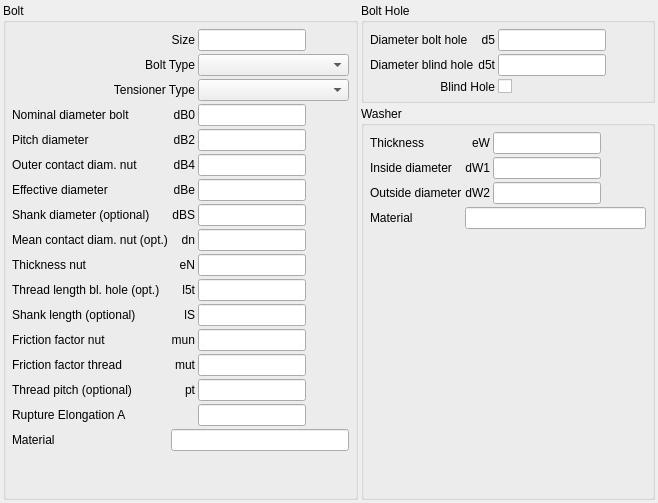
       <widget class="QWidget" name="tabBoltNutWasher">
        <attribute name="title">
         <string>Bolt/Nut/Washer</string>
        </attribute>
        <layout class="QGridLayout" name="gridLayout_13">
         <property name="leftMargin">
          <number>3</number>
         </property>
         <property name="topMargin">
          <number>3</number>
         </property>
         <property name="rightMargin">
          <number>3</number>
         </property>
         <property name="bottomMargin">
          <number>3</number>
         </property>
         <property name="spacing">
          <number>3</number>
         </property>
         <item row="0" column="0" rowspan="2">
          <widget class="QGroupBox" name="gbBolt">
           <property name="title">
            <string>Bolt</string>
           </property>
           <layout class="QGridLayout" name="gridLayout_10">
            <property name="leftMargin">
             <number>6</number>
            </property>
            <property name="topMargin">
             <number>6</number>
            </property>
            <property name="rightMargin">
             <number>6</number>
            </property>
            <property name="bottomMargin">
             <number>6</number>
            </property>
            <property name="spacing">
             <number>3</number>
            </property>
            <item row="13" column="1">
             <widget class="QLabel" name="lblmut">
              <property name="text">
               <string>mut</string>
              </property>
              <property name="alignment">
               <set>Qt::AlignRight|Qt::AlignTrailing|Qt::AlignVCenter</set>
              </property>
             </widget>
            </item>
            <item row="15" column="2">
             <widget class="RB_UomLineEdit" name="leRuptureElongationA">
              <property name="sizePolicy">
               <sizepolicy hsizetype="Preferred" vsizetype="Fixed">
                <horstretch>0</horstretch>
                <verstretch>0</verstretch>
               </sizepolicy>
              </property>
             </widget>
            </item>
            <item row="3" column="2">
             <widget class="RB_UomLineEdit" name="ledB0">
              <property name="sizePolicy">
               <sizepolicy hsizetype="Preferred" vsizetype="Fixed">
                <horstretch>0</horstretch>
                <verstretch>0</verstretch>
               </sizepolicy>
              </property>
             </widget>
            </item>
            <item row="4" column="1">
             <widget class="QLabel" name="lbldB2">
              <property name="text">
               <string>dB2</string>
              </property>
              <property name="alignment">
               <set>Qt::AlignRight|Qt::AlignTrailing|Qt::AlignVCenter</set>
              </property>
             </widget>
            </item>
            <item row="3" column="3" rowspan="13">
             <spacer name="horizontalSpacer_7">
              <property name="orientation">
               <enum>Qt::Horizontal</enum>
              </property>
              <property name="sizeType">
               <enum>QSizePolicy::Expanding</enum>
              </property>
              <property name="sizeHint" stdset="0">
               <size>
                <width>40</width>
                <height>20</height>
               </size>
              </property>
             </spacer>
            </item>
            <item row="2" column="2" colspan="2">
             <widget class="QComboBox" name="cbTensionerType"/>
            </item>
            <item row="13" column="2">
             <widget class="RB_UomLineEdit" name="lemut">
              <property name="sizePolicy">
               <sizepolicy hsizetype="Preferred" vsizetype="Fixed">
                <horstretch>0</horstretch>
                <verstretch>0</verstretch>
               </sizepolicy>
              </property>
             </widget>
            </item>
            <item row="1" column="2" colspan="2">
             <widget class="QComboBox" name="cbBoltType"/>
            </item>
            <item row="3" column="1">
             <widget class="QLabel" name="lbldB0">
              <property name="text">
               <string>dB0</string>
              </property>
              <property name="alignment">
               <set>Qt::AlignRight|Qt::AlignTrailing|Qt::AlignVCenter</set>
              </property>
             </widget>
            </item>
            <item row="0" column="2">
             <widget class="QLineEdit" name="ileBoltSize"/>
            </item>
            <item row="0" column="3">
             <spacer name="horizontalSpacer_8">
              <property name="orientation">
               <enum>Qt::Horizontal</enum>
              </property>
              <property name="sizeHint" stdset="0">
               <size>
                <width>40</width>
                <height>20</height>
               </size>
              </property>
             </spacer>
            </item>
            <item row="5" column="2">
             <widget class="RB_UomLineEdit" name="ledB4">
              <property name="sizePolicy">
               <sizepolicy hsizetype="Preferred" vsizetype="Fixed">
                <horstretch>0</horstretch>
                <verstretch>0</verstretch>
               </sizepolicy>
              </property>
             </widget>
            </item>
            <item row="6" column="1">
             <widget class="QLabel" name="lbldBe">
              <property name="text">
               <string>dBe</string>
              </property>
              <property name="alignment">
               <set>Qt::AlignRight|Qt::AlignTrailing|Qt::AlignVCenter</set>
              </property>
             </widget>
            </item>
            <item row="4" column="2">
             <widget class="RB_UomLineEdit" name="ledB2">
              <property name="sizePolicy">
               <sizepolicy hsizetype="Preferred" vsizetype="Fixed">
                <horstretch>0</horstretch>
                <verstretch>0</verstretch>
               </sizepolicy>
              </property>
             </widget>
            </item>
            <item row="5" column="1">
             <widget class="QLabel" name="lbldB4">
              <property name="text">
               <string>dB4</string>
              </property>
              <property name="alignment">
               <set>Qt::AlignRight|Qt::AlignTrailing|Qt::AlignVCenter</set>
              </property>
             </widget>
            </item>
            <item row="9" column="2">
             <widget class="RB_UomLineEdit" name="leeN">
              <property name="sizePolicy">
               <sizepolicy hsizetype="Preferred" vsizetype="Fixed">
                <horstretch>0</horstretch>
                <verstretch>0</verstretch>
               </sizepolicy>
              </property>
             </widget>
            </item>
            <item row="7" column="2">
             <widget class="RB_UomLineEdit" name="ledBS">
              <property name="sizePolicy">
               <sizepolicy hsizetype="Preferred" vsizetype="Fixed">
                <horstretch>0</horstretch>
                <verstretch>0</verstretch>
               </sizepolicy>
              </property>
             </widget>
            </item>
            <item row="6" column="2">
             <widget class="RB_UomLineEdit" name="ledBe">
              <property name="sizePolicy">
               <sizepolicy hsizetype="Preferred" vsizetype="Fixed">
                <horstretch>0</horstretch>
                <verstretch>0</verstretch>
               </sizepolicy>
              </property>
             </widget>
            </item>
            <item row="7" column="1">
             <widget class="QLabel" name="lbldBS">
              <property name="text">
               <string>dBS</string>
              </property>
              <property name="alignment">
               <set>Qt::AlignRight|Qt::AlignTrailing|Qt::AlignVCenter</set>
              </property>
             </widget>
            </item>
            <item row="9" column="1">
             <widget class="QLabel" name="lbleN">
              <property name="text">
               <string>eN</string>
              </property>
              <property name="alignment">
               <set>Qt::AlignRight|Qt::AlignTrailing|Qt::AlignVCenter</set>
              </property>
             </widget>
            </item>
            <item row="11" column="2">
             <widget class="RB_UomLineEdit" name="lelS">
              <property name="sizePolicy">
               <sizepolicy hsizetype="Preferred" vsizetype="Fixed">
                <horstretch>0</horstretch>
                <verstretch>0</verstretch>
               </sizepolicy>
              </property>
             </widget>
            </item>
            <item row="10" column="1">
             <widget class="QLabel" name="lbll5t">
              <property name="text">
               <string>l5t</string>
              </property>
              <property name="alignment">
               <set>Qt::AlignRight|Qt::AlignTrailing|Qt::AlignVCenter</set>
              </property>
             </widget>
            </item>
            <item row="11" column="1">
             <widget class="QLabel" name="lbllS">
              <property name="text">
               <string>lS</string>
              </property>
              <property name="alignment">
               <set>Qt::AlignRight|Qt::AlignTrailing|Qt::AlignVCenter</set>
              </property>
             </widget>
            </item>
            <item row="10" column="2">
             <widget class="RB_UomLineEdit" name="lel5t">
              <property name="sizePolicy">
               <sizepolicy hsizetype="Preferred" vsizetype="Fixed">
                <horstretch>0</horstretch>
                <verstretch>0</verstretch>
               </sizepolicy>
              </property>
             </widget>
            </item>
            <item row="12" column="1">
             <widget class="QLabel" name="lblmun">
              <property name="text">
               <string>mun</string>
              </property>
              <property name="alignment">
               <set>Qt::AlignRight|Qt::AlignTrailing|Qt::AlignVCenter</set>
              </property>
             </widget>
            </item>
            <item row="8" column="1">
             <widget class="QLabel" name="lbldn">
              <property name="text">
               <string>dn</string>
              </property>
              <property name="alignment">
               <set>Qt::AlignRight|Qt::AlignTrailing|Qt::AlignVCenter</set>
              </property>
             </widget>
            </item>
            <item row="18" column="1">
             <spacer name="verticalSpacer_13">
              <property name="orientation">
               <enum>Qt::Vertical</enum>
              </property>
              <property name="sizeHint" stdset="0">
               <size>
                <width>20</width>
                <height>40</height>
               </size>
              </property>
             </spacer>
            </item>
            <item row="8" column="2">
             <widget class="RB_UomLineEdit" name="ledn">
              <property name="sizePolicy">
               <sizepolicy hsizetype="Preferred" vsizetype="Fixed">
                <horstretch>0</horstretch>
                <verstretch>0</verstretch>
               </sizepolicy>
              </property>
             </widget>
            </item>
            <item row="12" column="2">
             <widget class="RB_UomLineEdit" name="lemun">
              <property name="sizePolicy">
               <sizepolicy hsizetype="Preferred" vsizetype="Fixed">
                <horstretch>0</horstretch>
                <verstretch>0</verstretch>
               </sizepolicy>
              </property>
             </widget>
            </item>
            <item row="14" column="2">
             <widget class="RB_UomLineEdit" name="lept">
              <property name="sizePolicy">
               <sizepolicy hsizetype="Preferred" vsizetype="Fixed">
                <horstretch>0</horstretch>
                <verstretch>0</verstretch>
               </sizepolicy>
              </property>
             </widget>
            </item>
            <item row="14" column="1">
             <widget class="QLabel" name="lblpt">
              <property name="text">
               <string>pt</string>
              </property>
              <property name="alignment">
               <set>Qt::AlignRight|Qt::AlignTrailing|Qt::AlignVCenter</set>
              </property>
             </widget>
            </item>
            <item row="3" column="0">
             <widget class="QLabel" name="label_33">
              <property name="text">
               <string>Nominal diameter bolt</string>
              </property>
             </widget>
            </item>
            <item row="15" column="0" colspan="2">
             <widget class="QLabel" name="lblRuptElongA">
              <property name="text">
               <string>Rupture Elongation A</string>
              </property>
             </widget>
            </item>
            <item row="2" column="0" colspan="2">
             <widget class="QLabel" name="lblTensionerType">
              <property name="text">
               <string>Tensioner Type</string>
              </property>
              <property name="alignment">
               <set>Qt::AlignRight|Qt::AlignTrailing|Qt::AlignVCenter</set>
              </property>
             </widget>
            </item>
            <item row="1" column="0" colspan="2">
             <widget class="QLabel" name="lblBoltType">
              <property name="text">
               <string>Bolt Type</string>
              </property>
              <property name="alignment">
               <set>Qt::AlignRight|Qt::AlignTrailing|Qt::AlignVCenter</set>
              </property>
             </widget>
            </item>
            <item row="0" column="0" colspan="2">
             <widget class="QLabel" name="lblBoltSize">
              <property name="text">
               <string>Size</string>
              </property>
              <property name="alignment">
               <set>Qt::AlignRight|Qt::AlignTrailing|Qt::AlignVCenter</set>
              </property>
             </widget>
            </item>
            <item row="4" column="0">
             <widget class="QLabel" name="label_34">
              <property name="text">
               <string>Pitch diameter</string>
              </property>
             </widget>
            </item>
            <item row="5" column="0">
             <widget class="QLabel" name="label_35">
              <property name="text">
               <string>Outer contact diam. nut</string>
              </property>
             </widget>
            </item>
            <item row="6" column="0">
             <widget class="QLabel" name="label_36">
              <property name="text">
               <string>Effective diameter</string>
              </property>
             </widget>
            </item>
            <item row="7" column="0">
             <widget class="QLabel" name="label_37">
              <property name="text">
               <string>Shank diameter (optional)</string>
              </property>
             </widget>
            </item>
            <item row="8" column="0">
             <widget class="QLabel" name="label_38">
              <property name="text">
               <string>Mean contact diam. nut (opt.)</string>
              </property>
             </widget>
            </item>
            <item row="9" column="0">
             <widget class="QLabel" name="label_39">
              <property name="text">
               <string>Thickness nut</string>
              </property>
             </widget>
            </item>
            <item row="10" column="0">
             <widget class="QLabel" name="label_40">
              <property name="text">
               <string>Thread length bl. hole (opt.)</string>
              </property>
             </widget>
            </item>
            <item row="11" column="0">
             <widget class="QLabel" name="label_41">
              <property name="text">
               <string>Shank length (optional)</string>
              </property>
             </widget>
            </item>
            <item row="12" column="0">
             <widget class="QLabel" name="label_42">
              <property name="text">
               <string>Friction factor nut</string>
              </property>
             </widget>
            </item>
            <item row="13" column="0">
             <widget class="QLabel" name="label_43">
              <property name="text">
               <string>Friction factor thread</string>
              </property>
             </widget>
            </item>
            <item row="14" column="0">
             <widget class="QLabel" name="label_44">
              <property name="text">
               <string>Thread pitch (optional)</string>
              </property>
             </widget>
            </item>
            <item row="16" column="0">
             <widget class="QLabel" name="lblMaterialBolt">
              <property name="text">
               <string>Material</string>
              </property>
              <property name="alignment">
               <set>Qt::AlignLeading|Qt::AlignLeft|Qt::AlignVCenter</set>
              </property>
             </widget>
            </item>
            <item row="16" column="1" colspan="3">
             <widget class="RB_IdxLineEdit" name="ileMaterialBolt"/>
            </item>
           </layout>
          </widget>
         </item>
         <item row="0" column="1">
          <widget class="QGroupBox" name="gbBoltHole">
           <property name="title">
            <string>Bolt Hole</string>
           </property>
           <layout class="QGridLayout" name="gridLayout_11">
            <property name="leftMargin">
             <number>6</number>
            </property>
            <property name="topMargin">
             <number>6</number>
            </property>
            <property name="rightMargin">
             <number>6</number>
            </property>
            <property name="bottomMargin">
             <number>6</number>
            </property>
            <property name="spacing">
             <number>3</number>
            </property>
            <item row="0" column="1">
             <widget class="QLabel" name="lbld5">
              <property name="text">
               <string>d5</string>
              </property>
              <property name="alignment">
               <set>Qt::AlignRight|Qt::AlignTrailing|Qt::AlignVCenter</set>
              </property>
             </widget>
            </item>
            <item row="2" column="2">
             <widget class="QCheckBox" name="chbBlindHole">
              <property name="text">
               <string/>
              </property>
             </widget>
            </item>
            <item row="1" column="1">
             <widget class="QLabel" name="lbld5t">
              <property name="text">
               <string>d5t</string>
              </property>
              <property name="alignment">
               <set>Qt::AlignRight|Qt::AlignTrailing|Qt::AlignVCenter</set>
              </property>
             </widget>
            </item>
            <item row="1" column="2">
             <widget class="RB_UomLineEdit" name="led5t">
              <property name="sizePolicy">
               <sizepolicy hsizetype="Preferred" vsizetype="Fixed">
                <horstretch>0</horstretch>
                <verstretch>0</verstretch>
               </sizepolicy>
              </property>
             </widget>
            </item>
            <item row="0" column="3" rowspan="3">
             <spacer name="horizontalSpacer_9">
              <property name="orientation">
               <enum>Qt::Horizontal</enum>
              </property>
              <property name="sizeHint" stdset="0">
               <size>
                <width>40</width>
                <height>20</height>
               </size>
              </property>
             </spacer>
            </item>
            <item row="0" column="2">
             <widget class="RB_UomLineEdit" name="led5">
              <property name="sizePolicy">
               <sizepolicy hsizetype="Preferred" vsizetype="Fixed">
                <horstretch>0</horstretch>
                <verstretch>0</verstretch>
               </sizepolicy>
              </property>
             </widget>
            </item>
            <item row="0" column="0">
             <widget class="QLabel" name="label_45">
              <property name="text">
               <string>Diameter bolt hole</string>
              </property>
             </widget>
            </item>
            <item row="2" column="0" colspan="2">
             <widget class="QLabel" name="lblBlindHole">
              <property name="text">
               <string>Blind Hole</string>
              </property>
              <property name="alignment">
               <set>Qt::AlignRight|Qt::AlignTrailing|Qt::AlignVCenter</set>
              </property>
             </widget>
            </item>
            <item row="1" column="0">
             <widget class="QLabel" name="label_46">
              <property name="text">
               <string>Diameter blind hole</string>
              </property>
             </widget>
            </item>
           </layout>
          </widget>
         </item>
         <item row="1" column="1">
          <widget class="QGroupBox" name="gbWasher">
           <property name="title">
            <string>Washer</string>
           </property>
           <layout class="QGridLayout" name="gridLayout_12">
            <property name="leftMargin">
             <number>6</number>
            </property>
            <property name="topMargin">
             <number>6</number>
            </property>
            <property name="rightMargin">
             <number>6</number>
            </property>
            <property name="bottomMargin">
             <number>6</number>
            </property>
            <property name="spacing">
             <number>3</number>
            </property>
            <item row="0" column="2">
             <widget class="RB_UomLineEdit" name="leeW">
              <property name="sizePolicy">
               <sizepolicy hsizetype="Preferred" vsizetype="Fixed">
                <horstretch>0</horstretch>
                <verstretch>0</verstretch>
               </sizepolicy>
              </property>
             </widget>
            </item>
            <item row="0" column="1">
             <widget class="QLabel" name="lbleW">
              <property name="text">
               <string>eW</string>
              </property>
              <property name="alignment">
               <set>Qt::AlignRight|Qt::AlignTrailing|Qt::AlignVCenter</set>
              </property>
             </widget>
            </item>
            <item row="0" column="3" rowspan="3">
             <spacer name="horizontalSpacer_10">
              <property name="orientation">
               <enum>Qt::Horizontal</enum>
              </property>
              <property name="sizeHint" stdset="0">
               <size>
                <width>40</width>
                <height>20</height>
               </size>
              </property>
             </spacer>
            </item>
            <item row="2" column="1">
             <widget class="QLabel" name="lbldW2">
              <property name="text">
               <string>dW2</string>
              </property>
              <property name="alignment">
               <set>Qt::AlignRight|Qt::AlignTrailing|Qt::AlignVCenter</set>
              </property>
             </widget>
            </item>
            <item row="1" column="1">
             <widget class="QLabel" name="lbldW1">
              <property name="text">
               <string>dW1</string>
              </property>
              <property name="alignment">
               <set>Qt::AlignRight|Qt::AlignTrailing|Qt::AlignVCenter</set>
              </property>
             </widget>
            </item>
            <item row="1" column="2">
             <widget class="RB_UomLineEdit" name="ledW1">
              <property name="sizePolicy">
               <sizepolicy hsizetype="Preferred" vsizetype="Fixed">
                <horstretch>0</horstretch>
                <verstretch>0</verstretch>
               </sizepolicy>
              </property>
             </widget>
            </item>
            <item row="2" column="2">
             <widget class="RB_UomLineEdit" name="ledW2">
              <property name="sizePolicy">
               <sizepolicy hsizetype="Preferred" vsizetype="Fixed">
                <horstretch>0</horstretch>
                <verstretch>0</verstretch>
               </sizepolicy>
              </property>
             </widget>
            </item>
            <item row="5" column="2">
             <spacer name="verticalSpacer_5">
              <property name="orientation">
               <enum>Qt::Vertical</enum>
              </property>
              <property name="sizeHint" stdset="0">
               <size>
                <width>20</width>
                <height>40</height>
               </size>
              </property>
             </spacer>
            </item>
            <item row="0" column="0">
             <widget class="QLabel" name="label_47">
              <property name="text">
               <string>Thickness</string>
              </property>
             </widget>
            </item>
            <item row="1" column="0">
             <widget class="QLabel" name="label_48">
              <property name="text">
               <string>Inside diameter</string>
              </property>
             </widget>
            </item>
            <item row="2" column="0">
             <widget class="QLabel" name="label_49">
              <property name="text">
               <string>Outside diameter</string>
              </property>
             </widget>
            </item>
            <item row="3" column="0">
             <widget class="QLabel" name="lblMaterialWasher">
              <property name="text">
               <string>Material</string>
              </property>
              <property name="alignment">
               <set>Qt::AlignLeading|Qt::AlignLeft|Qt::AlignVCenter</set>
              </property>
             </widget>
            </item>
            <item row="3" column="1" colspan="3">
             <widget class="RB_IdxLineEdit" name="ileMaterialWasher"/>
            </item>
           </layout>
          </widget>
         </item>
        </layout>
       </widget>
